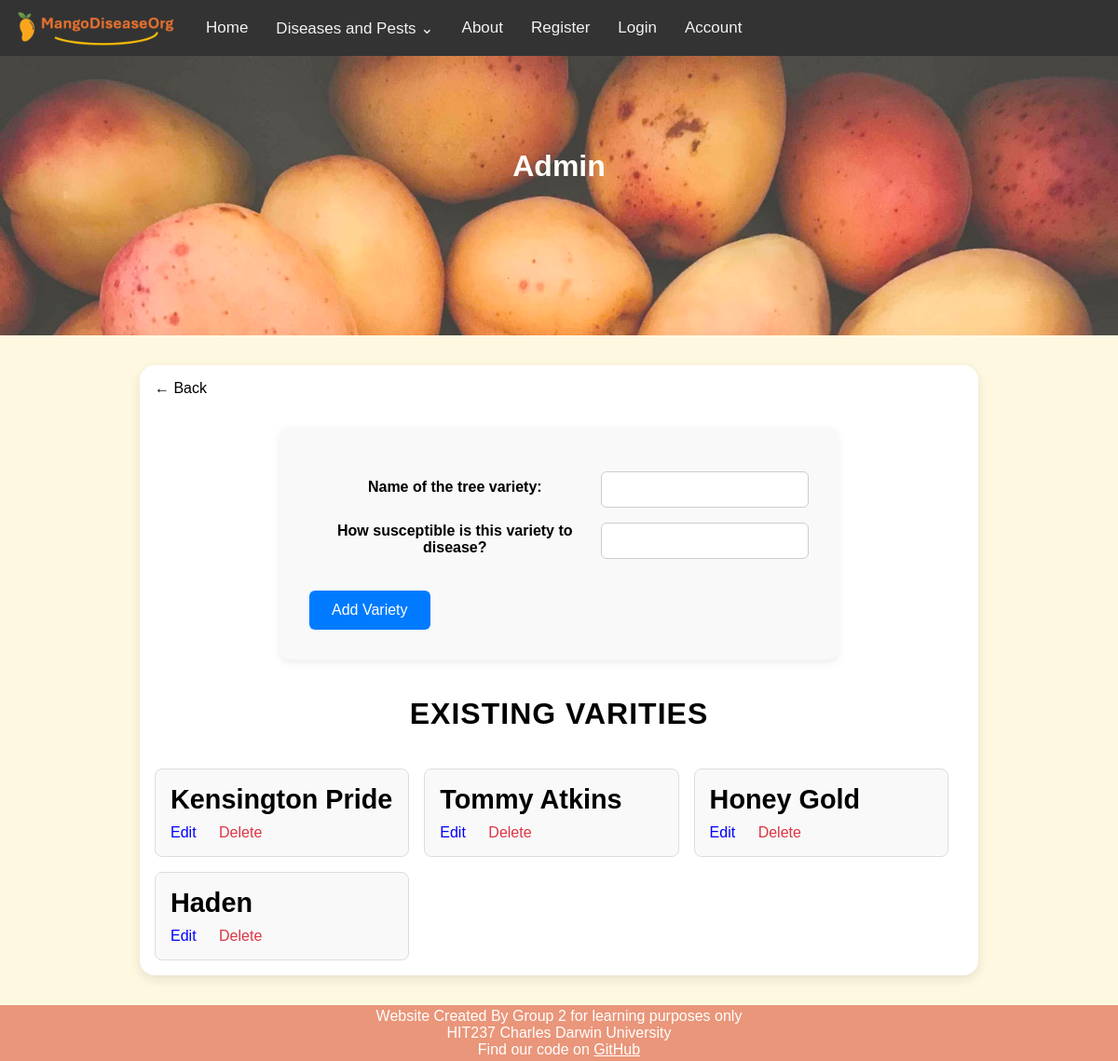
The app's page /add_variety/, older data.
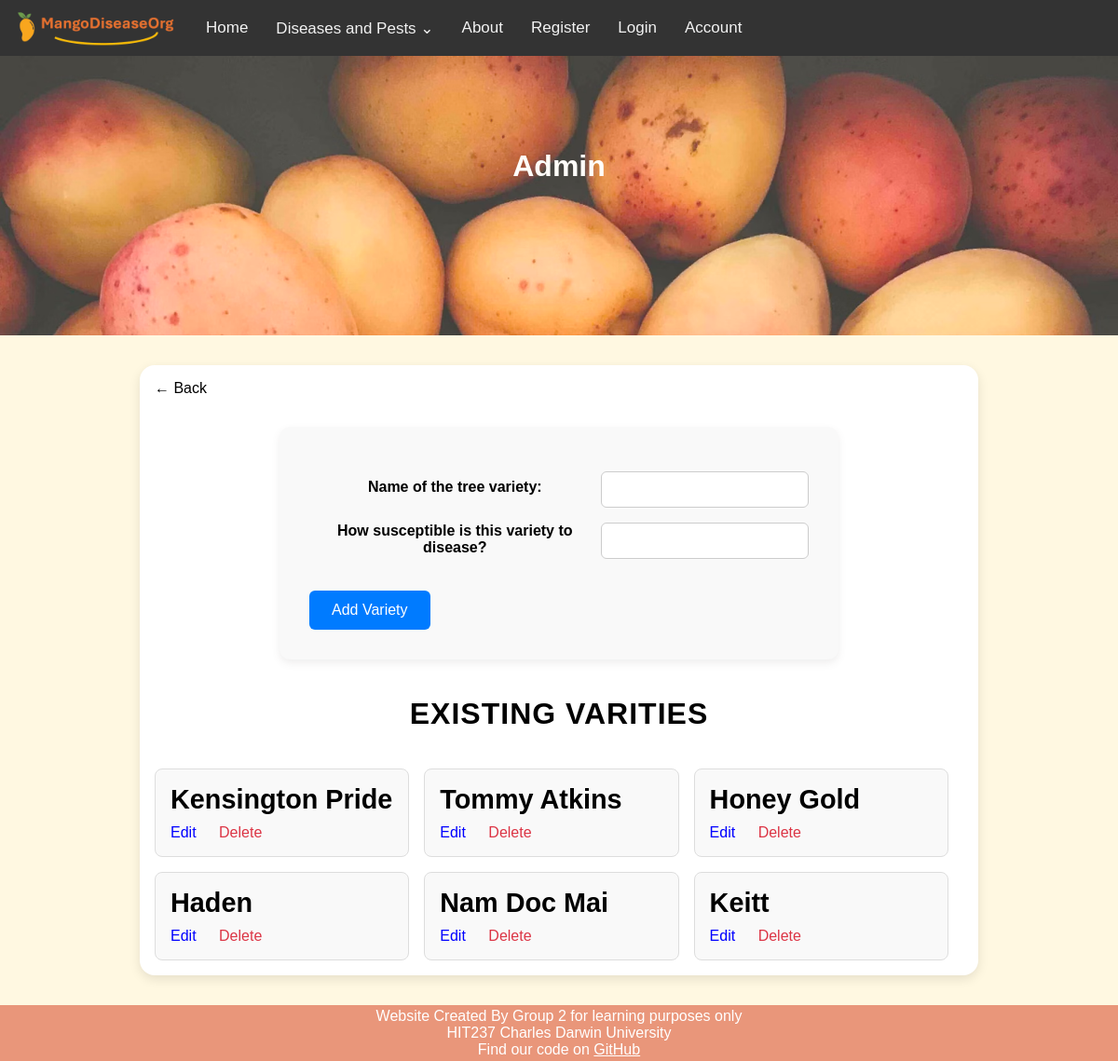
The same page, newer data.
### mango_disease_app/models.py (models this page shows, shortened)
class Variety(models.Model):
    varietyName = models.CharField(max_length=255)
    varietySusceptability = models.IntegerField(validators=[validators.MinValueValidator(0),validators.MaxValueValidator(10)])

### mango_disease_app/views/variety_views.py (the view)
# urls.py: re_path(r'^add_variety/$', views.add_variety, name='add_variety'),
def add_variety(request):
    post_data = None
    form = VarietyForm(request.POST or None)
    varieties = Variety.objects.all()
    if request.method == 'POST' and form.is_valid():
        new_variety = form.save()
        messages.success(request, f"{new_variety.varietyName} was successfully added.")
        form = VarietyForm()
    return render(request, 'mango_disease_app/admin_forms/add_variety.html', {
        'form': form,
        'varieties':varieties,
    })

### mango_disease_app/forms.py
class VarietyForm(forms.ModelForm):
    class Meta:
        model = Variety
        fields = ['varietyName', 'varietySusceptability']
        labels = {
            'varietyName': "Name of the tree variety",
            'varietySusceptability': "How susceptible is this variety to disease?"
        }

### mango_disease_app/context_processors.py (called while the page is built)
def disease_menu(request):
    return {'navs': Disease.objects.all()}

### mango_disease_app/templates/mango_disease_app/admin_forms/add_variety.html (shortened to what this page needs)
{% extends 'mango_disease_app/base.html' %}
{% block page_header %}Admin{% endblock %}
{% load static %}
{% block content %}
<a href="javascript:history.back()" class="back-button">← Back</a>
	<form action="{% url 'add_variety' %}" method="post" novalidate>
		<table>
			{{ form.as_table }}
		</table>
		<input type="submit" value="Add Variety">
	</form>
	<h2>Existing Varities</h2>
	{% if varieties %}
	<div class="orchard-grid">
		{% for variety in varieties %}
			<div class="orchard-card">
				<h3 class="orchard-name">{{ variety.varietyName }}</h3>
				<div class="card-actions">
					<a href="{% url 'edit_variety' variety.id %}" class="action-link">Edit</a>
					<a href="{% url 'delete_variety' variety.id %}" class="action-link delete-link" onclick="return confirm('Delete this variety?');">Delete</a>
				</div>
			</div>
		{% endfor %}
	</div>
	{% else %}
		<p>No varieties added yet.</p>
	{% endif %}
{% endblock %}

Row changes from the older to the newer data that the page shows:
added Variety: varietyName "Nam Doc Mai"
added Variety: varietyName "Keitt"
